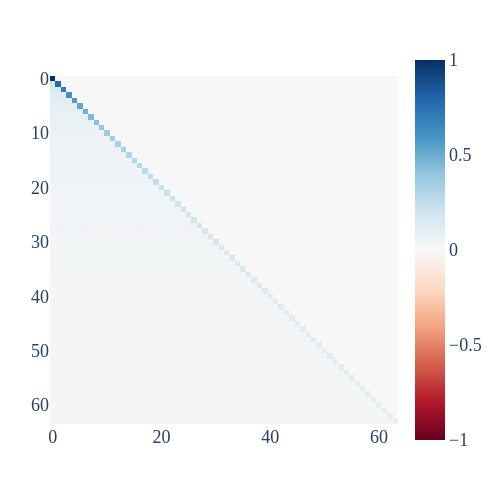
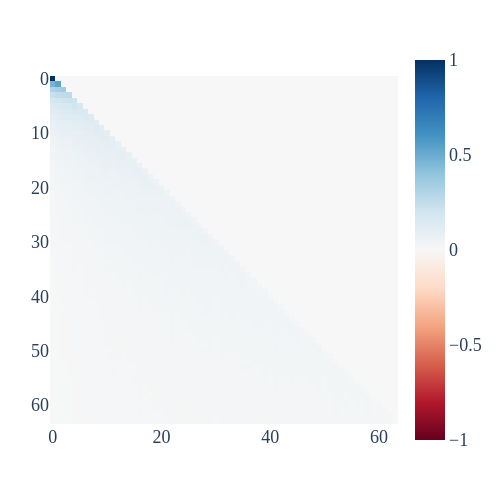
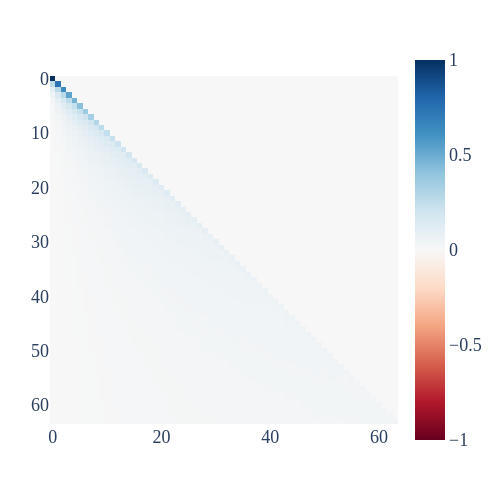
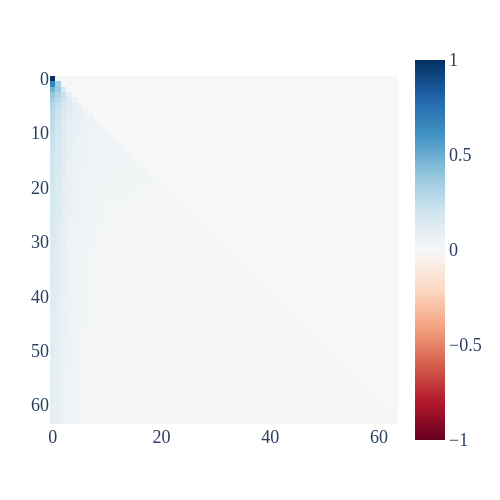

Write notebook code for charts like these, in order.
### Code cell
# L0-5
n_layers = 6
for layer_id in range(n_layers):
    # Heads
    for i in range(1):
        imshow(
            to_numpy(cache["attn", layer_id][:, [i], :, :].mean([0, 1])),
            # title=f"Layer {layer_id} Attention Pattern {i}",
            height=500,
            width=500,
        )

### Figure 1 — Plotly figure (JSON) as saved in the notebook; plotly's stock layout.template omitted (floating-point values rounded to 4 significant figures; data arrays with more than 128 entries replaced by an {"elided": "..."} marker saying what was removed)
{"data": [{"coloraxis": "coloraxis", "hovertemplate": "x: %{x}<br>y: %{y}<br>color: %{z}<extra></extra>", "name": "0", "type": "heatmap", "xaxis": "x", "yaxis": "y", "z": {"elided": "64x64 float values"}}], "layout": {"coloraxis": {"cmid": 0, "colorscale": [[0, "rgb(103,0,31)"], [0.1, "rgb(178,24,43)"], [0.2, "rgb(214,96,77)"], [0.3, "rgb(244,165,130)"], [0.4, "rgb(253,219,199)"], [0.5, "rgb(247,247,247)"], [0.6, "rgb(209,229,240)"], [0.7, "rgb(146,197,222)"], [0.8, "rgb(67,147,195)"], [0.9, "rgb(33,102,172)"], [1, "rgb(5,48,97)"]]}, "height": 500, "width": 500, "xaxis": {"anchor": "y", "constrain": "domain", "domain": [0, 1], "scaleanchor": "y"}, "yaxis": {"anchor": "x", "autorange": "reversed", "constrain": "domain", "domain": [0, 1]}}}

### Figure 2 — Plotly figure (JSON) as saved in the notebook; plotly's stock layout.template omitted (floating-point values rounded to 4 significant figures; data arrays with more than 128 entries replaced by an {"elided": "..."} marker saying what was removed)
{"data": [{"coloraxis": "coloraxis", "hovertemplate": "x: %{x}<br>y: %{y}<br>color: %{z}<extra></extra>", "name": "0", "type": "heatmap", "xaxis": "x", "yaxis": "y", "z": {"elided": "64x64 float values"}}], "layout": {"coloraxis": {"cmid": 0, "colorscale": [[0, "rgb(103,0,31)"], [0.1, "rgb(178,24,43)"], [0.2, "rgb(214,96,77)"], [0.3, "rgb(244,165,130)"], [0.4, "rgb(253,219,199)"], [0.5, "rgb(247,247,247)"], [0.6, "rgb(209,229,240)"], [0.7, "rgb(146,197,222)"], [0.8, "rgb(67,147,195)"], [0.9, "rgb(33,102,172)"], [1, "rgb(5,48,97)"]]}, "height": 500, "width": 500, "xaxis": {"anchor": "y", "constrain": "domain", "domain": [0, 1], "scaleanchor": "y"}, "yaxis": {"anchor": "x", "autorange": "reversed", "constrain": "domain", "domain": [0, 1]}}}

### Figure 3 — Plotly figure (JSON) as saved in the notebook; plotly's stock layout.template omitted (floating-point values rounded to 4 significant figures; data arrays with more than 128 entries replaced by an {"elided": "..."} marker saying what was removed)
{"data": [{"coloraxis": "coloraxis", "hovertemplate": "x: %{x}<br>y: %{y}<br>color: %{z}<extra></extra>", "name": "0", "type": "heatmap", "xaxis": "x", "yaxis": "y", "z": {"elided": "64x64 float values"}}], "layout": {"coloraxis": {"cmid": 0, "colorscale": [[0, "rgb(103,0,31)"], [0.1, "rgb(178,24,43)"], [0.2, "rgb(214,96,77)"], [0.3, "rgb(244,165,130)"], [0.4, "rgb(253,219,199)"], [0.5, "rgb(247,247,247)"], [0.6, "rgb(209,229,240)"], [0.7, "rgb(146,197,222)"], [0.8, "rgb(67,147,195)"], [0.9, "rgb(33,102,172)"], [1, "rgb(5,48,97)"]]}, "height": 500, "width": 500, "xaxis": {"anchor": "y", "constrain": "domain", "domain": [0, 1], "scaleanchor": "y"}, "yaxis": {"anchor": "x", "autorange": "reversed", "constrain": "domain", "domain": [0, 1]}}}

### Figure 4 — Plotly figure (JSON) as saved in the notebook; plotly's stock layout.template omitted (floating-point values rounded to 4 significant figures; data arrays with more than 128 entries replaced by an {"elided": "..."} marker saying what was removed)
{"data": [{"coloraxis": "coloraxis", "hovertemplate": "x: %{x}<br>y: %{y}<br>color: %{z}<extra></extra>", "name": "0", "type": "heatmap", "xaxis": "x", "yaxis": "y", "z": {"elided": "64x64 float values"}}], "layout": {"coloraxis": {"cmid": 0, "colorscale": [[0, "rgb(103,0,31)"], [0.1, "rgb(178,24,43)"], [0.2, "rgb(214,96,77)"], [0.3, "rgb(244,165,130)"], [0.4, "rgb(253,219,199)"], [0.5, "rgb(247,247,247)"], [0.6, "rgb(209,229,240)"], [0.7, "rgb(146,197,222)"], [0.8, "rgb(67,147,195)"], [0.9, "rgb(33,102,172)"], [1, "rgb(5,48,97)"]]}, "height": 500, "width": 500, "xaxis": {"anchor": "y", "constrain": "domain", "domain": [0, 1], "scaleanchor": "y"}, "yaxis": {"anchor": "x", "autorange": "reversed", "constrain": "domain", "domain": [0, 1]}}}
